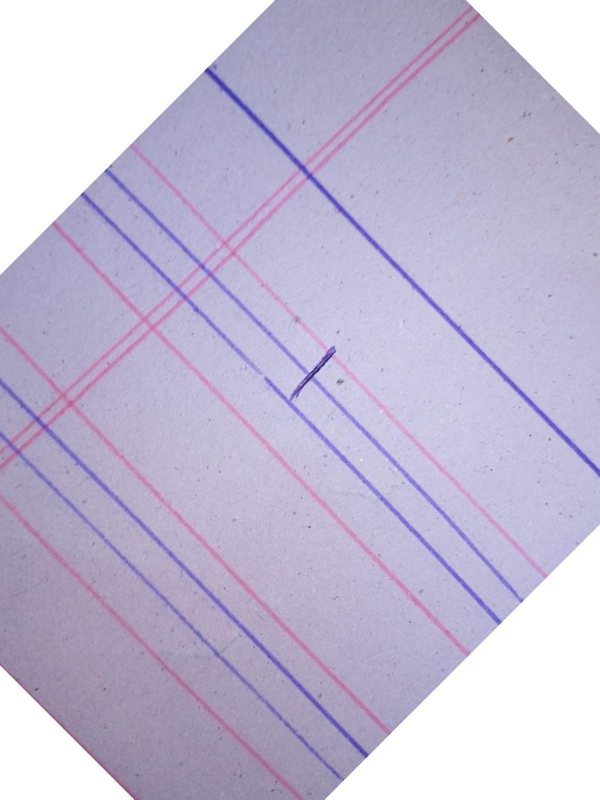
#> input picture dataset/1/1_rot45_mirror.jpeg, 1200 x 1599 px (shown at 1/2 size); its folder holds only this picture in this run
$ python make_alphabet_subset.py
#> lines starting #> are read from the running program, lines starting #| are printed output that depends on the picture
from pathlib import Path

from PIL import Image


def main():
    root = Path(r"c:/Users/Administrator/Desktop/BSCS/6th semester/ml/ml_ccp/dataset")
    out = Path(r"c:/Users/Administrator/Desktop/BSCS/6th semester/ml/ml_ccp/alphabets_128x128")
    out.mkdir(exist_ok=True)

    classes = sorted([p for p in root.iterdir() if p.is_dir()], key=lambda p: int(p.name))
    for class_dir in classes:
        files = sorted(
            [
                p
                for p in class_dir.iterdir()
                if p.suffix.lower() in {".jpg", ".jpeg", ".png", ".bmp"}
            ]
        )
        if not files:
            continue
        src = files[0]
        img = Image.open(src).convert("L").resize((128, 128))
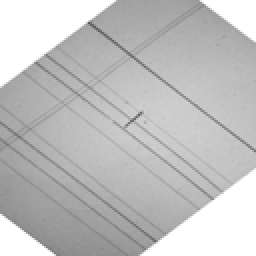
#> img: PIL image 128x128 L (shown 2 times larger); min 89, max 255, mean 192.3
        img.save(out / f"{class_dir.name}.png")
#> pass 2 of the loop in main, `for class_dir in classes:`:
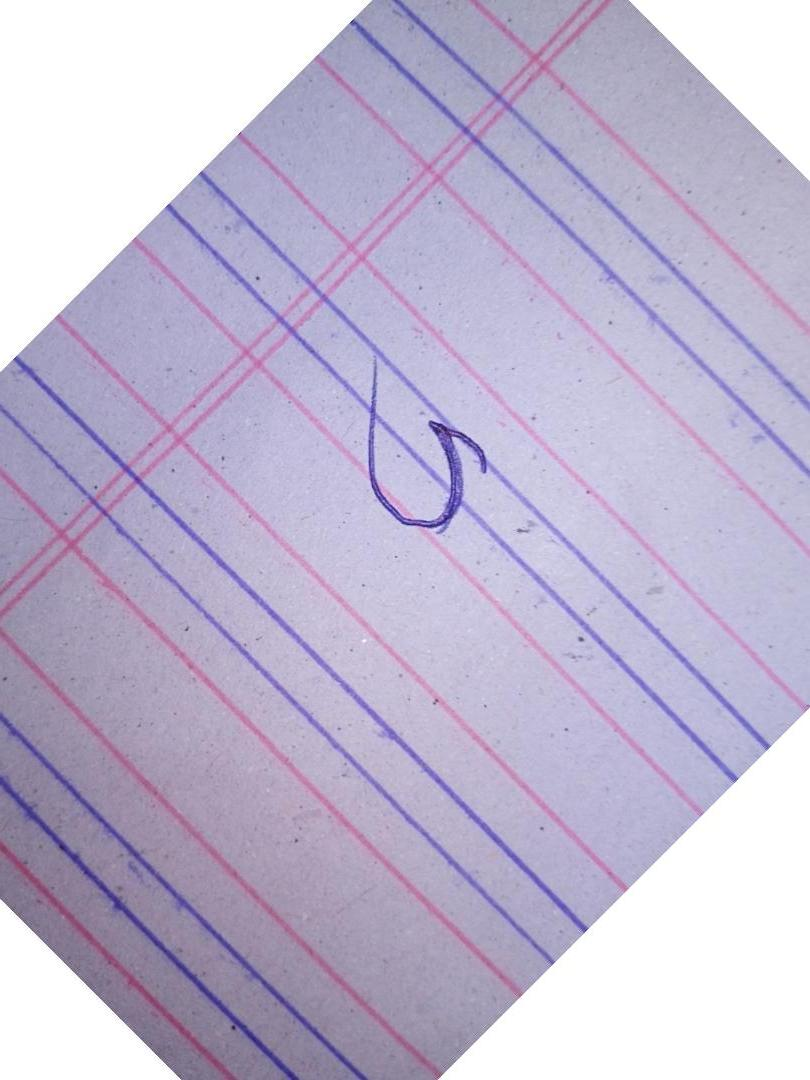
#> input picture dataset/10/1_rot45_mirror.jpeg, 810 x 1080 px
#> in main, `img = Image.open(src).convert("L").resize((128, 128))`:
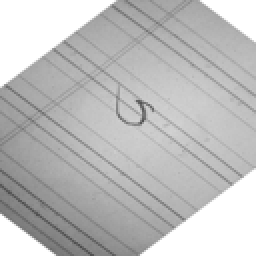
#> img: PIL image 128x128 L (shown 2 times larger); min 77, max 255, mean 189

    print("saved", len(list(out.glob("*.png"))))


if __name__ == "__main__":
    main()
